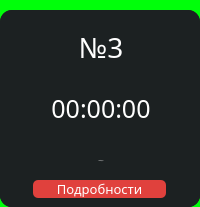
                  <widget class="QFrame" name="PC_3">
                   <property name="font">
                    <font>
                     <family>Montserrat Medium</family>
                    </font>
                   </property>
                   <property name="styleSheet">
                    <string notr="true">background-color: #00FF0A;
border-radius: 15px;</string>
                   </property>
                   <property name="frameShape">
                    <enum>QFrame::StyledPanel</enum>
                   </property>
                   <property name="frameShadow">
                    <enum>QFrame::Raised</enum>
                   </property>
                   <layout class="QVBoxLayout" name="verticalLayout_36">
                    <property name="spacing">
                     <number>0</number>
                    </property>
                    <property name="leftMargin">
                     <number>0</number>
                    </property>
                    <property name="topMargin">
                     <number>10</number>
                    </property>
                    <property name="rightMargin">
                     <number>0</number>
                    </property>
                    <property name="bottomMargin">
                     <number>0</number>
                    </property>
                    <item>
                     <widget class="QFrame" name="box_PC_3">
                      <property name="maximumSize">
                       <size>
                        <width>16777215</width>
                        <height>350</height>
                       </size>
                      </property>
                      <property name="styleSheet">
                       <string notr="true">background-color: rgb(28, 33, 34);
border-radius: 12px;</string>
                      </property>
                      <property name="frameShape">
                       <enum>QFrame::StyledPanel</enum>
                      </property>
                      <property name="frameShadow">
                       <enum>QFrame::Raised</enum>
                      </property>
                      <layout class="QVBoxLayout" name="verticalLayout_37">
                       <property name="spacing">
                        <number>0</number>
                       </property>
                       <property name="leftMargin">
                        <number>0</number>
                       </property>
                       <property name="topMargin">
                        <number>0</number>
                       </property>
                       <property name="rightMargin">
                        <number>0</number>
                       </property>
                       <property name="bottomMargin">
                        <number>0</number>
                       </property>
                       <item>
                        <widget class="QFrame" name="frame_5">
                         <property name="frameShape">
                          <enum>QFrame::StyledPanel</enum>
                         </property>
                         <property name="frameShadow">
                          <enum>QFrame::Raised</enum>
                         </property>
                         <layout class="QVBoxLayout" name="verticalLayout_38">
                          <property name="leftMargin">
                           <number>0</number>
                          </property>
                          <property name="rightMargin">
                           <number>0</number>
                          </property>
                          <item>
                           <widget class="QFrame" name="num_PC_3">
                            <property name="font">
                             <font>
                              <family>Montserrat Medium</family>
                             </font>
                            </property>
                            <property name="frameShape">
                             <enum>QFrame::StyledPanel</enum>
                            </property>
                            <property name="frameShadow">
                             <enum>QFrame::Raised</enum>
                            </property>
                            <layout class="QHBoxLayout" name="horizontalLayout_29">
                             <property name="leftMargin">
                              <number>11</number>
                             </property>
                             <item>
                              <widget class="QLabel" name="num_3">
                               <property name="font">
                                <font>
                                 <family>Montserrat Medium</family>
                                 <pointsize>-1</pointsize>
                                 <weight>7</weight>
                                 <italic>false</italic>
                                 <bold>false</bold>
                                </font>
                               </property>
                               <property name="layoutDirection">
                                <enum>Qt::LeftToRight</enum>
                               </property>
                               <property name="styleSheet">
                                <string notr="true">color: #fff; font-size: 28px;font: 57 28px &quot;Montserrat Medium&quot;;</string>
                               </property>
                               <property name="text">
                                <string>№3</string>
                               </property>
                               <property name="alignment">
                                <set>Qt::AlignCenter</set>
                               </property>
                              </widget>
                             </item>
                            </layout>
                           </widget>
                          </item>
                          <item>
                           <widget class="QFrame" name="timer_PC_3">
                            <property name="font">
                             <font>
                              <family>Montserrat Medium</family>
                             </font>
                            </property>
                            <property name="frameShape">
                             <enum>QFrame::StyledPanel</enum>
                            </property>
                            <property name="frameShadow">
                             <enum>QFrame::Raised</enum>
                            </property>
                            <layout class="QHBoxLayout" name="horizontalLayout_30">
                             <property name="leftMargin">
                              <number>11</number>
                             </property>
                             <item>
                              <widget class="QLabel" name="timer_3">
                               <property name="font">
                                <font>
                                 <family>Montserrat Medium</family>
                                 <pointsize>-1</pointsize>
                                 <weight>7</weight>
                                 <italic>false</italic>
                                 <bold>false</bold>
                                </font>
                               </property>
                               <property name="styleSheet">
                                <string notr="true">color: #fff; font-size: 25px; font: 57 25px &quot;Montserrat Medium&quot;;</string>
                               </property>
                               <property name="text">
                                <string>00:00:00</string>
                               </property>
                               <property name="alignment">
                                <set>Qt::AlignCenter</set>
                               </property>
                              </widget>
                             </item>
                            </layout>
                           </widget>
                          </item>
                          <item>
                           <widget class="QFrame" name="line_3">
                            <property name="maximumSize">
                             <size>
                              <width>200</width>
                              <height>2</height>
                             </size>
                            </property>
                            <property name="styleSheet">
                             <string notr="true">background-color: #7B7B7B;</string>
                            </property>
                            <property name="frameShape">
                             <enum>QFrame::StyledPanel</enum>
                            </property>
                            <property name="frameShadow">
                             <enum>QFrame::Raised</enum>
                            </property>
                           </widget>
                          </item>
                         </layout>
                        </widget>
                       </item>
                       <item>
                        <widget class="QFrame" name="frame_6">
                         <property name="maximumSize">
                          <size>
                           <width>16777215</width>
                           <height>150</height>
                          </size>
                         </property>
                         <property name="frameShape">
                          <enum>QFrame::StyledPanel</enum>
                         </property>
                         <property name="frameShadow">
                          <enum>QFrame::Raised</enum>
                         </property>
                         <layout class="QVBoxLayout" name="verticalLayout_39">
                          <property name="spacing">
                           <number>0</number>
                          </property>
                          <property name="leftMargin">
                           <number>0</number>
                          </property>
                          <property name="topMargin">
                           <number>0</number>
                          </property>
                          <property name="rightMargin">
                           <number>0</number>
                          </property>
                          <property name="bottomMargin">
                           <number>0</number>
                          </property>
                          <item>
                           <widget class="QFrame" name="info_PC_3">
                            <property name="maximumSize">
                             <size>
                              <width>16777215</width>
                              <height>42</height>
                             </size>
                            </property>
                            <property name="font">
                             <font>
                              <family>Montserrat Medium</family>
                             </font>
                            </property>
                            <property name="frameShape">
                             <enum>QFrame::StyledPanel</enum>
                            </property>
                            <property name="frameShadow">
                             <enum>QFrame::Raised</enum>
                            </property>
                            <layout class="QHBoxLayout" name="horizontalLayout_31">
                             <property name="leftMargin">
                              <number>11</number>
                             </property>
                             <item>
                              <widget class="QLabel" name="info_3">
                               <property name="font">
                                <font>
                                 <family>Montserrat Medium</family>
                                 <pointsize>-1</pointsize>
                                 <weight>7</weight>
                                 <italic>false</italic>
                                 <bold>false</bold>
                                </font>
                               </property>
                               <property name="styleSheet">
                                <string notr="true">color: #fff; font: 57 19px &quot;Montserrat Medium&quot;;</string>
                               </property>
                               <property name="text">
                                <string>Свободно</string>
                               </property>
                               <property name="alignment">
                                <set>Qt::AlignCenter</set>
                               </property>
                              </widget>
                             </item>
                            </layout>
                           </widget>
                          </item>
                          <item>
                           <widget class="QFrame" name="btn_details_3">
                            <property name="maximumSize">
                             <size>
                              <width>16777215</width>
                              <height>60</height>
                             </size>
                            </property>
                            <property name="frameShape">
                             <enum>QFrame::StyledPanel</enum>
                            </property>
                            <property name="frameShadow">
                             <enum>QFrame::Raised</enum>
                            </property>
                            <layout class="QHBoxLayout" name="horizontalLayout_32">
                             <item>
                              <widget class="QPushButton" name="details_3">
                               <property name="maximumSize">
                                <size>
                                 <width>133</width>
                                 <height>40</height>
                                </size>
                               </property>
                               <property name="font">
                                <font>
                                 <family>Montserrat Medium</family>
                                 <pointsize>10</pointsize>
                                 <weight>7</weight>
                                 <italic>false</italic>
                                 <bold>false</bold>
                                </font>
                               </property>
                               <property name="styleSheet">
                                <string notr="true">QPushButton{
background-color: rgb(224, 65, 61);
color: #fff;
border-radius: 5px;
font: 57 10pt &quot;Montserrat Medium&quot;;
}

QPushButton:hover{
background-color: rgb(204, 5, 0);
}</string>
                               </property>
                               <property name="text">
                                <string>Подробности</string>
                               </property>
                              </widget>
                             </item>
                            </layout>
                           </widget>
                          </item>
                         </layout>
                        </widget>
                       </item>
                      </layout>
                     </widget>
                    </item>
                   </layout>
                  </widget>
